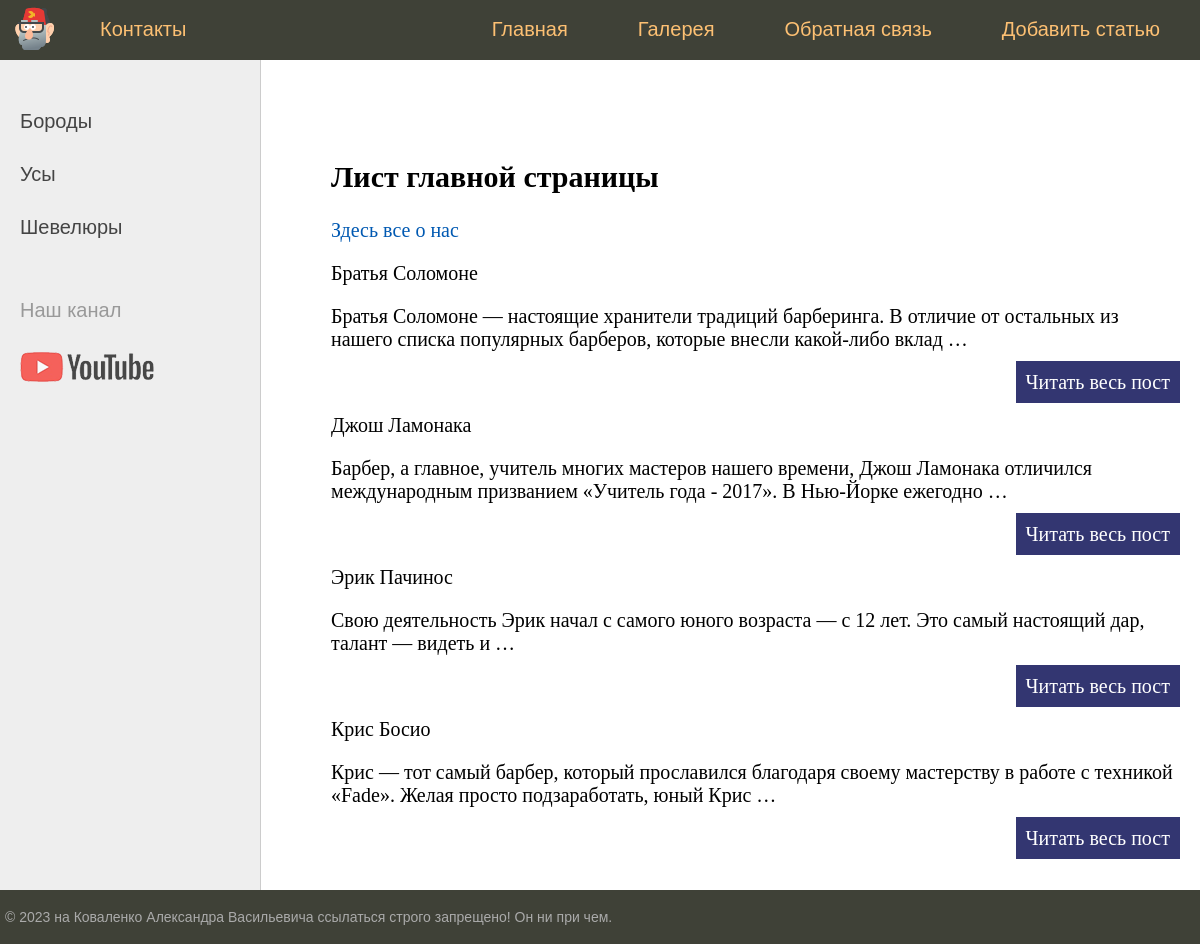
/, run on an earlier commit of the app's database.
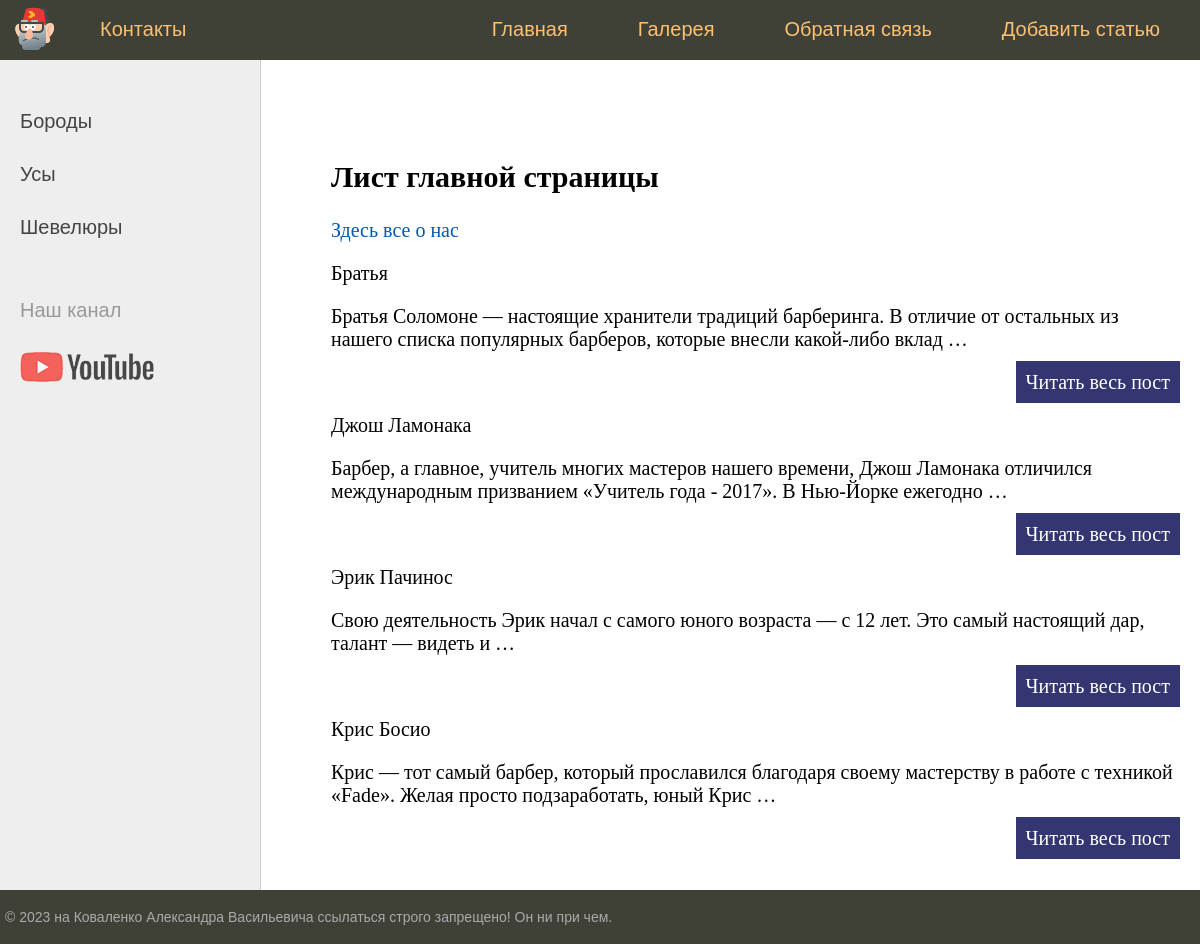
And on a later commit of the database.
### barber/models.py (models this page shows, shortened)
class Barber(models.Model):
    title = models.CharField(max_length=255)
    content = models.TextField(blank=True)
    photo = models.ImageField(upload_to="photos/%Y/%m/%d/")
    time_create = models.DateTimeField(auto_now_add=True)
    time_update = models.DateTimeField(auto_now=True)
    is_published = models.BooleanField(default=True)
    cat_id = models.ForeignKey('Category', on_delete=models.PROTECT, null=True)
    def get_absolut_url(self):
        return reverse('post', kwargs={'post_id': self.pk})

### barber/views.py (the view)
# urls.py: path('', index, name='home'),
def index(request):
    posts = Barber.objects.all()
    return render(request, 'barber/index.html', {'posts': posts})

### templates/barber/index.html (shortened to what this page needs)
{%  extends 'barber/base3.html' %}
{%  block content %}
<h2>Лист главной страницы</h2>
<a href="{%  url 'about' %}">Здесь все о нас</a>
    {% for i in posts %}
    <p>{{ i.title}}</p>
    <p>{{ i.content|truncatewords:20 }}</p>
			<p class="link-read-post"><a href="{{  i.get_absolut_url }}">Читать весь пост</a></p>
    {% endfor %}
{%  endblock %}

What changed in the data, as far as the page shows it:
changed Barber: title "Братья Соломоне" → "Братья"
